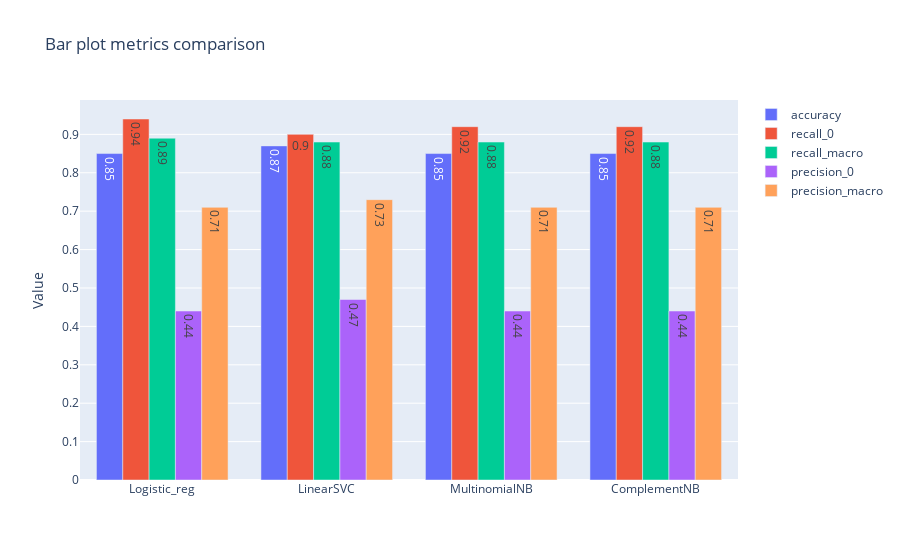

The code cell stored with this chart in its notebook:
### Code cell
# Group bar plot on 5 selected metrics for top4 models
stack_mult_barplots(top4_data, "accuracy", "recall_0", "recall_macro", "precision_0", "precision_macro" )

### Figure 1 — Plotly figure (JSON) as saved in the notebook; plotly's stock layout.template omitted (floating-point values rounded to 4 significant figures)
{"data": [{"name": "accuracy", "offsetgroup": "0", "text": ["0.85", "0.87", "0.85", "0.85"], "textposition": "auto", "type": "bar", "x": ["Logistic_reg", "LinearSVC", "MultinomialNB", "ComplementNB"], "y": [0.85, 0.87, 0.85, 0.85]}, {"name": "recall_0", "offsetgroup": "1", "text": ["0.94", "0.9", "0.92", "0.92"], "textposition": "auto", "type": "bar", "x": ["Logistic_reg", "LinearSVC", "MultinomialNB", "ComplementNB"], "y": [0.94, 0.9, 0.92, 0.92]}, {"name": "recall_macro", "offsetgroup": "2", "text": ["0.89", "0.88", "0.88", "0.88"], "textposition": "auto", "type": "bar", "x": ["Logistic_reg", "LinearSVC", "MultinomialNB", "ComplementNB"], "y": [0.89, 0.88, 0.88, 0.88]}, {"name": "precision_0", "offsetgroup": "3", "text": ["0.44", "0.47", "0.44", "0.44"], "textposition": "auto", "type": "bar", "x": ["Logistic_reg", "LinearSVC", "MultinomialNB", "ComplementNB"], "y": [0.44, 0.47, 0.44, 0.44]}, {"name": "precision_macro", "offsetgroup": "4", "text": ["0.71", "0.73", "0.71", "0.71"], "textposition": "auto", "type": "bar", "x": ["Logistic_reg", "LinearSVC", "MultinomialNB", "ComplementNB"], "y": [0.71, 0.73, 0.71, 0.71]}], "layout": {"title": {"text": "Bar plot metrics comparison"}, "yaxis": {"title": {"text": "Value"}}}}
